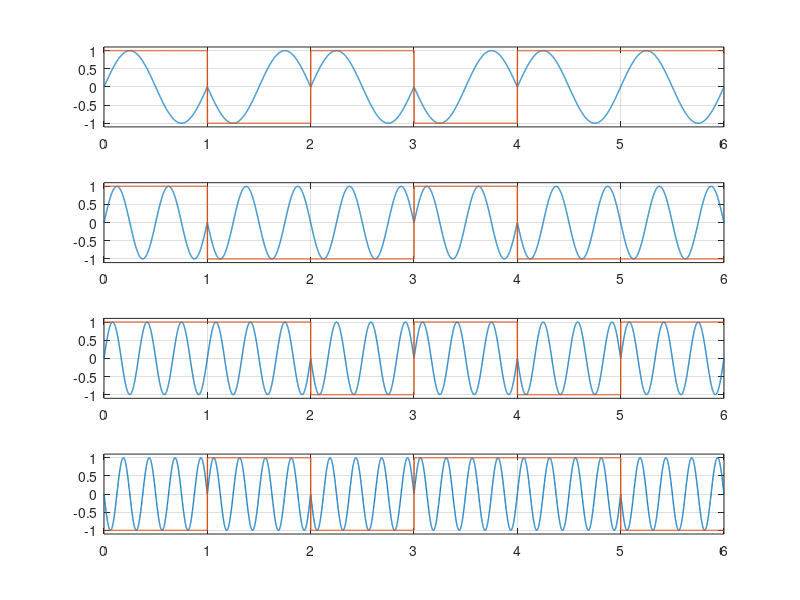
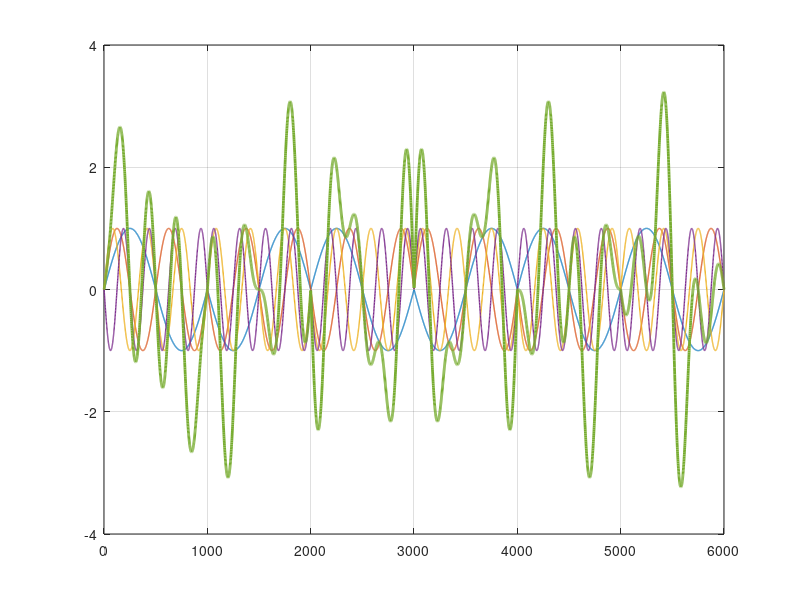
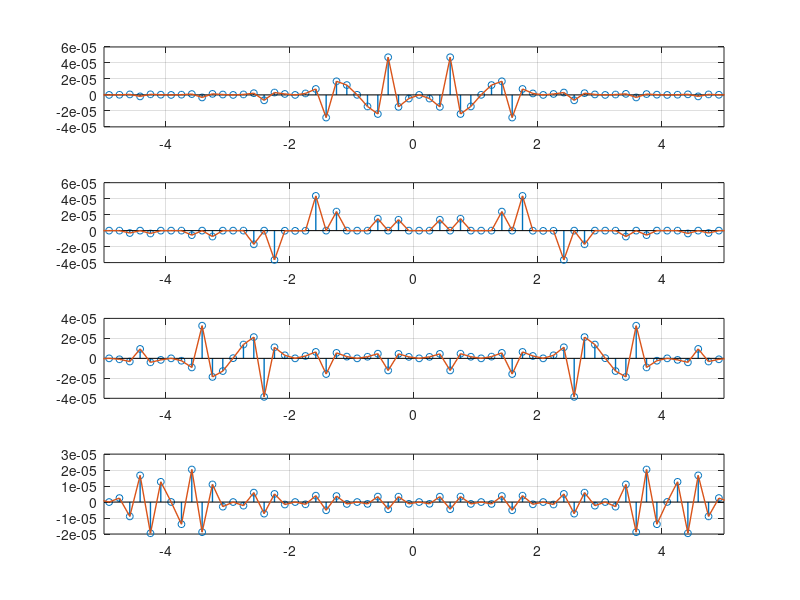
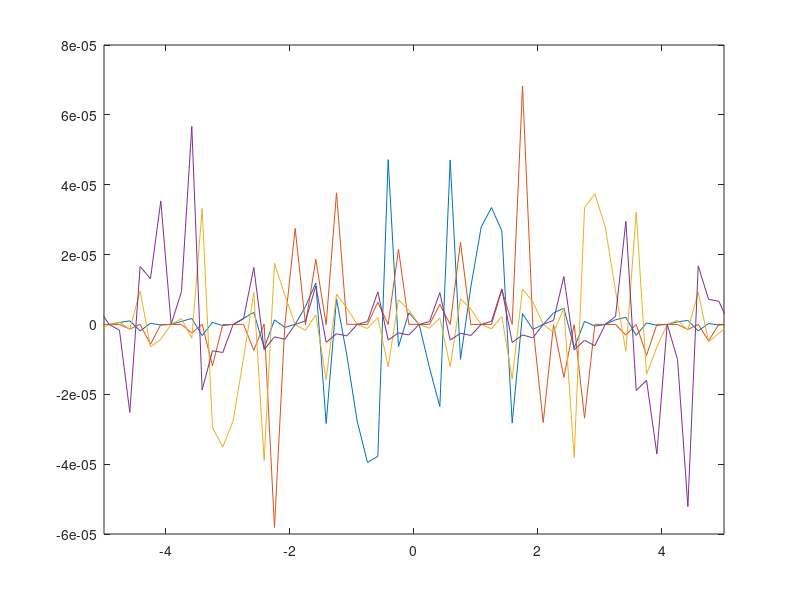

Here is the MATLAB script that generated these plots, in order:
clear all;
close all;
nPoint=6000;
Fs=1000;
bits=[1 0 1 0 1 1
      1 0 0 1 0 0 
      1 1 0 1 0 1 
      0 1 0 1 1 0];
% bits=[1 1 1 1 1 1
%       0 0 0 0 0 0 
%       1 1 1 1 1 1 
%       0 0 0 0 0 0];
  
divB=2*(reshape(bits,4,6)')-1;

carriers=[];
bw_c=[];
for col = 1:4
    signal=[];
    for row = 1:6
        if divB(row,col)==1
            se=ones(1,10);
        else divB(row,col)=-1;
            se=-ones(1,10);
        end
     signal=[signal se];
    end
    
   t1=1/1000:1/1000:Fs*length(bits)*(1/Fs);
    
   t=linspace(0,length(bits),length(bits)*1000);
    N=length(t);    %Bits size

    Nsb=N/length(signal); % Sample Size for each bit
    disp(Nsb);
    dd=repmat(signal',1,Nsb);
    
    bb=repmat(signal',1,Nsb);
    dw=dd'; 
    dw=dw(:)';
    bw=bb';
    bw=bw(:)';
    w=sin(2*pi*col*t);
    
    bw_c=[bw_c;bw];
    signal=bw.*w; % Modulated Signal
    
carriers=[carriers;signal];
end

subplot(4,1,1);
plot(t,carriers(1,:),'lineWidth',1);grid on;ylim([-1.1 1.1]);hold on;
plot(t1,bw_c(1,:),'lineWidth',1);grid on;ylim([-1.1 1.1]);

subplot(4,1,2);
plot(t,carriers(2,:),'lineWidth',1);grid on;ylim([-1.1 1.1]);hold on;
plot(t1,bw_c(2,:),'lineWidth',1);grid on;ylim([-1.1 1.1]);


subplot(4,1,3);
plot(t,carriers(3,:),'lineWidth',1);grid on;ylim([-1.1 1.1]);hold on;
plot(t1,bw_c(3,:),'lineWidth',1);grid on;ylim([-1.1 1.1]);


subplot(4,1,4);
plot(t,carriers(4,:),'lineWidth',1);grid on;ylim([-1.1 1.1]);hold on;
plot(t1,bw_c(4,:),'lineWidth',1);grid on;ylim([-1.1 1.1]);

figure;
for i = 1:4
    plot(carriers(i,:),'lineWidth',1);grid on;hold on;
end
    plot(sum(carriers),'lineWidth',2);


carXfReal=[];
carXfImag=[];
figure;

for i = 1:4
    carXfReal=[carXfReal; real(ifft((carriers(i,:)),nPoint))/numel(t)];
    carXfImag=[carXfImag; imag(ifft((carriers(i,:)),nPoint))/numel(t)];
    
    F = linspace(-Fs/2 , Fs/2 , numel(t));
    
    
    %subplot(8,1,2*i-1);
    subplot(4,1,i);
    stem(F,ifftshift(carXfReal(i,:)),'o','MarkerSize',5,'lineWidth',1);grid on;xlim([-5 5]);hold on;
    plot(F,ifftshift(carXfReal(i,:)),'lineWidth',1);grid on;xlim([-5 5]);
    %subplot(8,1,i*2);
    %stem(F,carXfImag(i,:),'lineWidth',1);grid on;;xlim([-5 5]);
end
figure;
for i = 1:4
plot(F,ifftshift(carXfReal(i,:))+ifftshift(carXfImag(i,:)));xlim([-5 5]);hold on;
end

  figure;
  plot(F,ifftshift(sum(carXfReal)));xlim([-5 5]);

  
figure;
subplot(2,1,1);
xF_R= (real(ifft(sum(carriers),nPoint)));
plot(F,ifftshift(xF_R),'lineWidth',1);
subplot(2,1,2);
xF_I= (imag(ifft(sum(carriers),nPoint)));
plot(F,ifftshift(xF_I),'lineWidth',1);

figure; 
subplot(2,1,1);
IxF_R= (real((fft(xF_R,nPoint))));
t=linspace(0,6,numel(IxF_R));
plot(t,fftshift(IxF_R),'lineWidth',1);hold on ;
subplot(2,1,2);
IxF_I= (imag(fft(xF_I,nPoint)));
plot(t,fftshift(IxF_I),'lineWidth',1);

xFOut=IxF_R+IxF_I;
%xFOut=-1*xFOut(1690:end);
figure;
for i = 1:4
subplot(4,1,i);
t=linspace(0,6,numel(xFOut));
 

%plot(t,cumtrapz((IxF_R+IxF_I).*cos(2*pi*i*t)),'lineWidth',1);hold on ;
plot(t,-1*fftshift(xFOut),'lineWidth',1);hold on ;

t=linspace(0,6,numel(carriers(i,:)));
%plot(t,carriers(i,:),'lineWidth',1);
plot(t,sum(carriers),'lineWidth',1);


end
